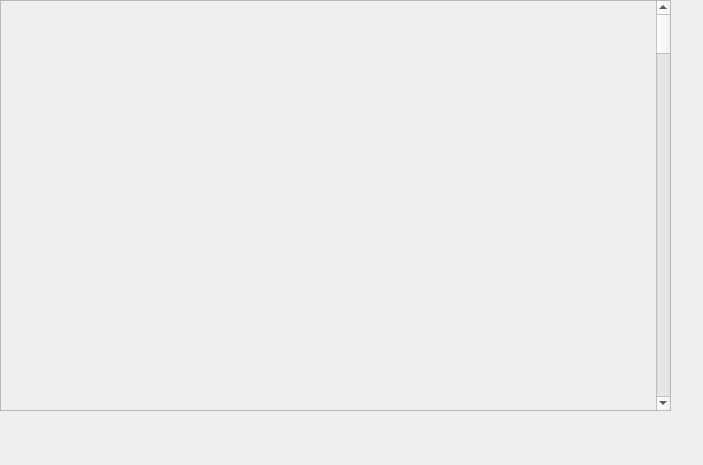
<?xml version="1.0" encoding="UTF-8"?>
<ui version="4.0">
 <class>Form</class>
 <widget class="QWidget" name="Form">
  <property name="geometry">
   <rect>
    <x>0</x>
    <y>0</y>
    <width>703</width>
    <height>465</height>
   </rect>
  </property>
  <property name="windowTitle">
   <string>Form</string>
  </property>
  <widget class="QScrollArea" name="scrollArea_2">
   <property name="geometry">
    <rect>
     <x>0</x>
     <y>0</y>
     <width>671</width>
     <height>411</height>
    </rect>
   </property>
   <property name="styleSheet">
    <string notr="true"/>
   </property>
   <property name="widgetResizable">
    <bool>true</bool>
   </property>
   <widget class="QWidget" name="scrollAreaWidgetContents_2">
    <property name="geometry">
     <rect>
      <x>0</x>
      <y>0</y>
      <width>651</width>
      <height>7000</height>
     </rect>
    </property>
    <property name="minimumSize">
     <size>
      <width>0</width>
      <height>7000</height>
     </size>
    </property>
    <property name="maximumSize">
     <size>
      <width>16777215</width>
      <height>16777215</height>
     </size>
    </property>
    <widget class="QWidget" name="verticalLayoutWidget_3">
     <property name="geometry">
      <rect>
       <x>0</x>
       <y>0</y>
       <width>661</width>
       <height>7000</height>
      </rect>
     </property>
     <layout class="QVBoxLayout" name="verticalLayout_3">
      <property name="spacing">
       <number>6</number>
      </property>
      <item>
       <widget class="caInclude" name="cainclude_17">
        <property name="minimumSize">
         <size>
          <width>0</width>
          <height>0</height>
         </size>
        </property>
        <property name="macro">
         <string notr="true">SYS=$(SYS),DEVICE=$(DEVICE),ID=0</string>
        </property>
        <property name="filename" stdset="0">
         <string notr="true">G_EVR_pulser_withGate.ui</string>
        </property>
       </widget>
      </item>
      <item>
       <widget class="caInclude" name="cainclude_18">
        <property name="macro">
         <string notr="true">SYS=$(SYS),DEVICE=$(DEVICE),ID=1</string>
        </property>
        <property name="filename" stdset="0">
         <string notr="true">G_EVR_pulser_withGate.ui</string>
        </property>
       </widget>
      </item>
      <item>
       <widget class="caInclude" name="cainclude_19">
        <property name="macro">
         <string notr="true">SYS=$(SYS),DEVICE=$(DEVICE),ID=2</string>
        </property>
        <property name="filename" stdset="0">
         <string notr="true">G_EVR_pulser_withGate.ui</string>
        </property>
       </widget>
      </item>
      <item>
       <widget class="caInclude" name="cainclude_20">
        <property name="macro">
         <string notr="true">SYS=$(SYS),DEVICE=$(DEVICE),ID=3</string>
        </property>
        <property name="filename" stdset="0">
         <string notr="true">G_EVR_pulser_withGate.ui</string>
        </property>
       </widget>
      </item>
      <item>
       <widget class="caInclude" name="cainclude_21">
        <property name="macro">
         <string notr="true">SYS=$(SYS),DEVICE=$(DEVICE),ID=4</string>
        </property>
        <property name="filename" stdset="0">
         <string notr="true">G_EVR_pulser_withGate.ui</string>
        </property>
       </widget>
      </item>
      <item>
       <widget class="caInclude" name="cainclude_292">
        <property name="macro">
         <string notr="true">SYS=$(SYS),DEVICE=$(DEVICE),ID=5</string>
        </property>
        <property name="filename" stdset="0">
         <string notr="true">G_EVR_pulser_withGate.ui</string>
        </property>
       </widget>
      </item>
      <item>
       <widget class="caInclude" name="cainclude_549">
        <property name="macro">
         <string notr="true">SYS=$(SYS),DEVICE=$(DEVICE),ID=6</string>
        </property>
        <property name="filename" stdset="0">
         <string notr="true">G_EVR_pulser_withGate.ui</string>
        </property>
       </widget>
      </item>
      <item>
       <widget class="caInclude" name="cainclude_550">
        <property name="macro">
         <string notr="true">SYS=$(SYS),DEVICE=$(DEVICE),ID=7</string>
        </property>
        <property name="filename" stdset="0">
         <string notr="true">G_EVR_pulser_withGate.ui</string>
        </property>
       </widget>
      </item>
      <item>
       <widget class="caInclude" name="cainclude_551">
        <property name="macro">
         <string notr="true">SYS=$(SYS),DEVICE=$(DEVICE),ID=8</string>
        </property>
        <property name="filename" stdset="0">
         <string notr="true">G_EVR_pulser_withGate.ui</string>
        </property>
       </widget>
      </item>
      <item>
       <widget class="caInclude" name="cainclude_552">
        <property name="macro">
         <string notr="true">SYS=$(SYS),DEVICE=$(DEVICE),ID=9</string>
        </property>
        <property name="filename" stdset="0">
         <string notr="true">G_EVR_pulser_withGate.ui</string>
        </property>
       </widget>
      </item>
      <item>
       <widget class="caInclude" name="cainclude_553">
        <property name="macro">
         <string notr="true">SYS=$(SYS),DEVICE=$(DEVICE),ID=10</string>
        </property>
        <property name="filename" stdset="0">
         <string notr="true">G_EVR_pulser_withGate.ui</string>
        </property>
       </widget>
      </item>
      <item>
       <widget class="caInclude" name="cainclude_554">
        <property name="macro">
         <string notr="true">SYS=$(SYS),DEVICE=$(DEVICE),ID=11</string>
        </property>
        <property name="filename" stdset="0">
         <string notr="true">G_EVR_pulser_withGate.ui</string>
        </property>
       </widget>
      </item>
      <item>
       <widget class="caInclude" name="cainclude_555">
        <property name="macro">
         <string notr="true">SYS=$(SYS),DEVICE=$(DEVICE),ID=12</string>
        </property>
        <property name="filename" stdset="0">
         <string notr="true">G_EVR_pulser_withGate.ui</string>
        </property>
       </widget>
      </item>
      <item>
       <widget class="caInclude" name="cainclude_556">
        <property name="macro">
         <string notr="true">SYS=$(SYS),DEVICE=$(DEVICE),ID=13</string>
        </property>
        <property name="filename" stdset="0">
         <string notr="true">G_EVR_pulser_withGate.ui</string>
        </property>
       </widget>
      </item>
      <item>
       <widget class="caInclude" name="cainclude_557">
        <property name="macro">
         <string notr="true">SYS=$(SYS),DEVICE=$(DEVICE),ID=14</string>
        </property>
        <property name="filename" stdset="0">
         <string notr="true">G_EVR_pulser_withGate.ui</string>
        </property>
       </widget>
      </item>
      <item>
       <widget class="caInclude" name="cainclude_558">
        <property name="macro">
         <string notr="true">SYS=$(SYS),DEVICE=$(DEVICE),ID=15</string>
        </property>
        <property name="filename" stdset="0">
         <string notr="true">G_EVR_pulser_withGate.ui</string>
        </property>
       </widget>
      </item>
      <item>
       <widget class="caInclude" name="cainclude_558">
        <property name="macro">
         <string notr="true">SYS=$(SYS),DEVICE=$(DEVICE),ID=16</string>
        </property>
        <property name="filename" stdset="0">
         <string notr="true">G_EVR_pulser_withGate.ui</string>
        </property>
       </widget>
      </item>
      <item>
       <widget class="caInclude" name="cainclude_558">
        <property name="macro">
         <string notr="true">SYS=$(SYS),DEVICE=$(DEVICE),ID=17</string>
        </property>
        <property name="filename" stdset="0">
         <string notr="true">G_EVR_pulser_withGate.ui</string>
        </property>
       </widget>
      </item>
      <item>
       <widget class="caInclude" name="cainclude_558">
        <property name="macro">
         <string notr="true">SYS=$(SYS),DEVICE=$(DEVICE),ID=18</string>
        </property>
        <property name="filename" stdset="0">
         <string notr="true">G_EVR_pulser_withGate.ui</string>
        </property>
       </widget>
      </item>
      <item>
       <widget class="caInclude" name="cainclude_558">
        <property name="macro">
         <string notr="true">SYS=$(SYS),DEVICE=$(DEVICE),ID=19</string>
        </property>
        <property name="filename" stdset="0">
         <string notr="true">G_EVR_pulser_withGate.ui</string>
        </property>
       </widget>
      </item>
      <item>
       <widget class="caInclude" name="cainclude_558">
        <property name="macro">
         <string notr="true">SYS=$(SYS),DEVICE=$(DEVICE),ID=20</string>
        </property>
        <property name="filename" stdset="0">
         <string notr="true">G_EVR_pulser_withGate.ui</string>
        </property>
       </widget>
      </item>
      <item>
       <widget class="caInclude" name="cainclude_558">
        <property name="macro">
         <string notr="true">SYS=$(SYS),DEVICE=$(DEVICE),ID=21</string>
        </property>
        <property name="filename" stdset="0">
         <string notr="true">G_EVR_pulser_withGate.ui</string>
        </property>
       </widget>
      </item>
      <item>
       <widget class="caInclude" name="cainclude_558">
        <property name="macro">
         <string notr="true">SYS=$(SYS),DEVICE=$(DEVICE),ID=22</string>
        </property>
        <property name="filename" stdset="0">
         <string notr="true">G_EVR_pulser_withGate.ui</string>
        </property>
       </widget>
      </item>
      <item>
       <widget class="caInclude" name="cainclude_558">
        <property name="macro">
         <string notr="true">SYS=$(SYS),DEVICE=$(DEVICE),ID=23</string>
        </property>
        <property name="filename" stdset="0">
         <string notr="true">G_EVR_pulser_withGate.ui</string>
        </property>
       </widget>
      </item>
     </layout>
    </widget>
   </widget>
  </widget>
 </widget>
 <customwidgets>
  <customwidget>
   <class>caInclude</class>
   <extends>QWidget</extends>
   <header>caInclude</header>
  </customwidget>
 </customwidgets>
 <resources/>
 <connections/>
</ui>
